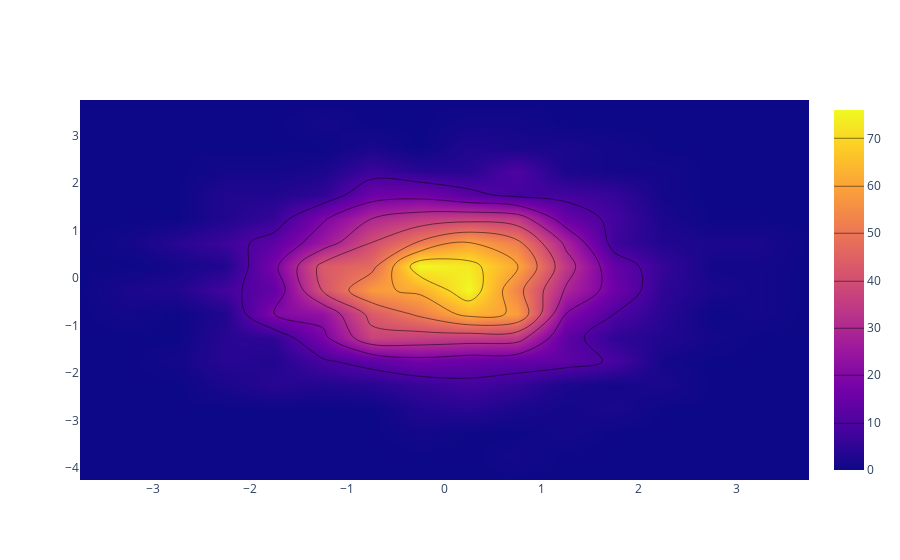

The cell this chart's notebook holds for it:
### Code cell
import plotly.graph_objs as go
import numpy as np


x = np.random.randn(2000)
y = np.random.randn(2000)

iplot([go.Histogram2dContour(x=x, y=y, contours=dict(coloring='heatmap'))])

### Figure 1 — Plotly figure (JSON) as saved in the notebook; plotly's stock layout.template omitted (floating-point values rounded to 4 significant figures; data arrays with more than 128 entries replaced by an {"elided": "..."} marker saying what was removed)
{"data": [{"contours": {"coloring": "heatmap"}, "type": "histogram2dcontour", "x": {"elided": "2000 float values"}, "y": {"elided": "2000 float values"}}], "layout": {}}
